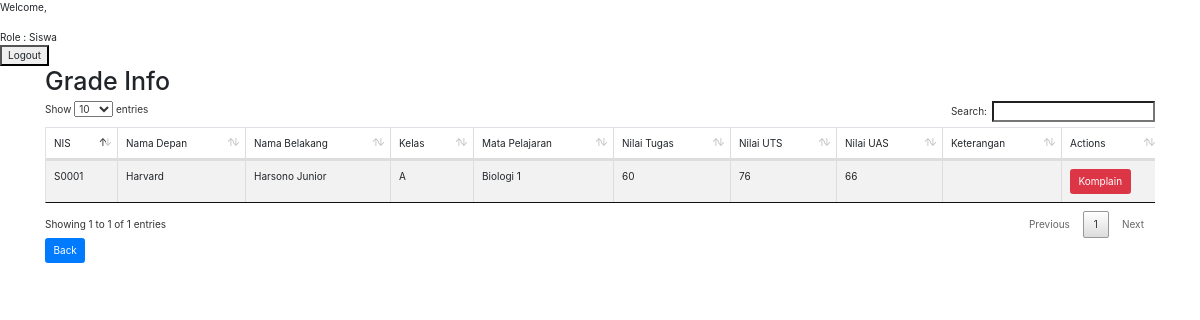
The page /index.php/nilaisiswa_siswa on the database as committed earlier.
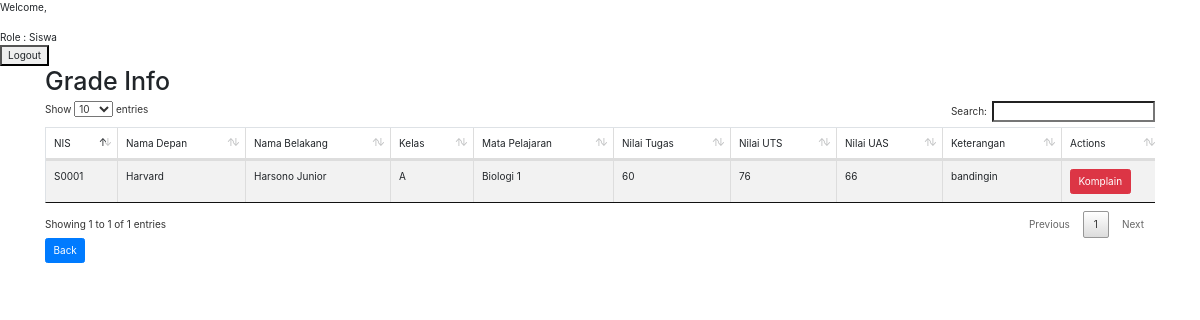
The same page on the database as committed later.
### tables this page shows
CREATE TABLE `nilai_siswa` (
  `id` int(11) NOT NULL,
  `id_subject` varchar(5) NOT NULL,
  `id_siswa` varchar(5) NOT NULL,
  `id_pengajar` varchar(5) NOT NULL,
  `nilai_tugas` int(3) NOT NULL,
  `nilai_uts` int(3) NOT NULL,
  `nilai_uas` int(3) NOT NULL,
  `komplain` int(255) DEFAULT NULL
);

CREATE TABLE `siswa` (
  `id_siswa` varchar(5) NOT NULL,
  `user_id` varchar(10) NOT NULL,
  `id_kelas` varchar(5) NOT NULL,
  `first_name` varchar(255) NOT NULL,
  `last_name` varchar(255) DEFAULT NULL,
  `contact` varchar(255) NOT NULL,
  `address` varchar(255) NOT NULL,
  `keterangan` varchar(255) DEFAULT NULL
);

CREATE TABLE `subject` (
  `id_subject` varchar(5) NOT NULL,
  `nama_subject` varchar(255) NOT NULL
);

### application/controllers/Nilaisiswa_siswa.php (called while the page is built, shortened)
<?php
class Nilaisiswa_siswa extends CI_Controller{
    function __construct()
    {
        $this->load->model('Data');
    }
    public function index()
    {
    $data['js'] = $this->load->view('include/javascript.php', NULL, TRUE);
    $data['css'] = $this->load->view('include/css.php', NULL, TRUE);
    $data['getnilai'] = $this->Data->get_nilaisiswa();
    $this->load->view('pages/nilaisiswa_siswa.php', $data);
    }
  }
?>

### index.php (called while the page is built, shortened)
<?php
require_once BASEPATH.'core/CodeIgniter.php';

### application/models/Data.php (called while the page is built, shortened)
<?php
class Data extends CI_Model
{
  public function get_nilaisiswa(){
    $query = $this->db->query("SELECT * FROM subject NATURAL JOIN nilai_siswa NATURAL JOIN siswa");
    return $query->result_array();
  }
}

### application/views/pages/nilaisiswa_siswa.php (the view, shortened to what this page needs)
<!DOCTYPE HTML>
<html>
<head>
    <?php
    echo $css;
    echo 'Welcome,<br>' . $_SESSION['uid'] . '<br>Role : Siswa';
    echo form_open('main/logout') . '<form><button name="ret">Logout</button></form>';
    ?>
    <link rel="stylesheet" href="https://maxcdn.bootstrapcdn.com/bootstrap/3.3.6/css/bootstrap.min.css" />
    <link rel="stylesheet" href="https://cdn.datatables.net/1.10.12/css/dataTables.bootstrap.min.css" />
    <link rel="stylesheet" href="https://maxcdn.bootstrapcdn.com/bootstrap/4.0.0/css/bootstrap.min.css">
</head>
<body>
  <div class="container">
    <h1>Grade Info</h1>
    <div class="table-responsive">
      <table id="students" class="table table-striped table-bordered">
        <thead>
          <tr>
            <td>NIS</td>
            <td>Nama Depan</td>
            <td>Nama Belakang</td>
            <td>Kelas</td>
            <td>Mata Pelajaran</td>
            <td>Nilai Tugas</td>
            <td>Nilai UTS</td>
            <td>Nilai UAS</td>
            <td>Keterangan</td>
            <td>Actions</td>
          </tr>
        </thead>
        <?php
        foreach ($getnilai as $row) { ?>
          <tr>
            <td><?php echo $row['id_siswa']; ?></td>
            <td><?php echo $row['first_name']; ?></td>
            <td><?php echo $row['last_name']; ?></td>
            <td><?php echo $row['id_kelas']; ?></td>
            <td><?php echo $row['nama_subject']; ?></td>
            <td><?php echo $row['nilai_tugas']; ?></td>
            <td><?php echo $row['nilai_uts']; ?></td>
            <td><?php echo $row['nilai_uas']; ?></td>
            <td><?php echo $row['keterangan']; ?></td>
            <td>
              <?php
              echo "<a href='#komplain' class='btn btn-danger'>Komplain</a>";
              ?>
            </td>
          </tr>
        <?php } ?>
      </table>
    </div>
    <p><a href="main" class="btn btn-primary">Back</a></p>
  </div>
</body>
</html>

Rows that differ between the two databases and show on the page:
changed through a linked row, nilai_siswa "Harvard": id_siswa.keterangan (not shown) → "bandingin"
